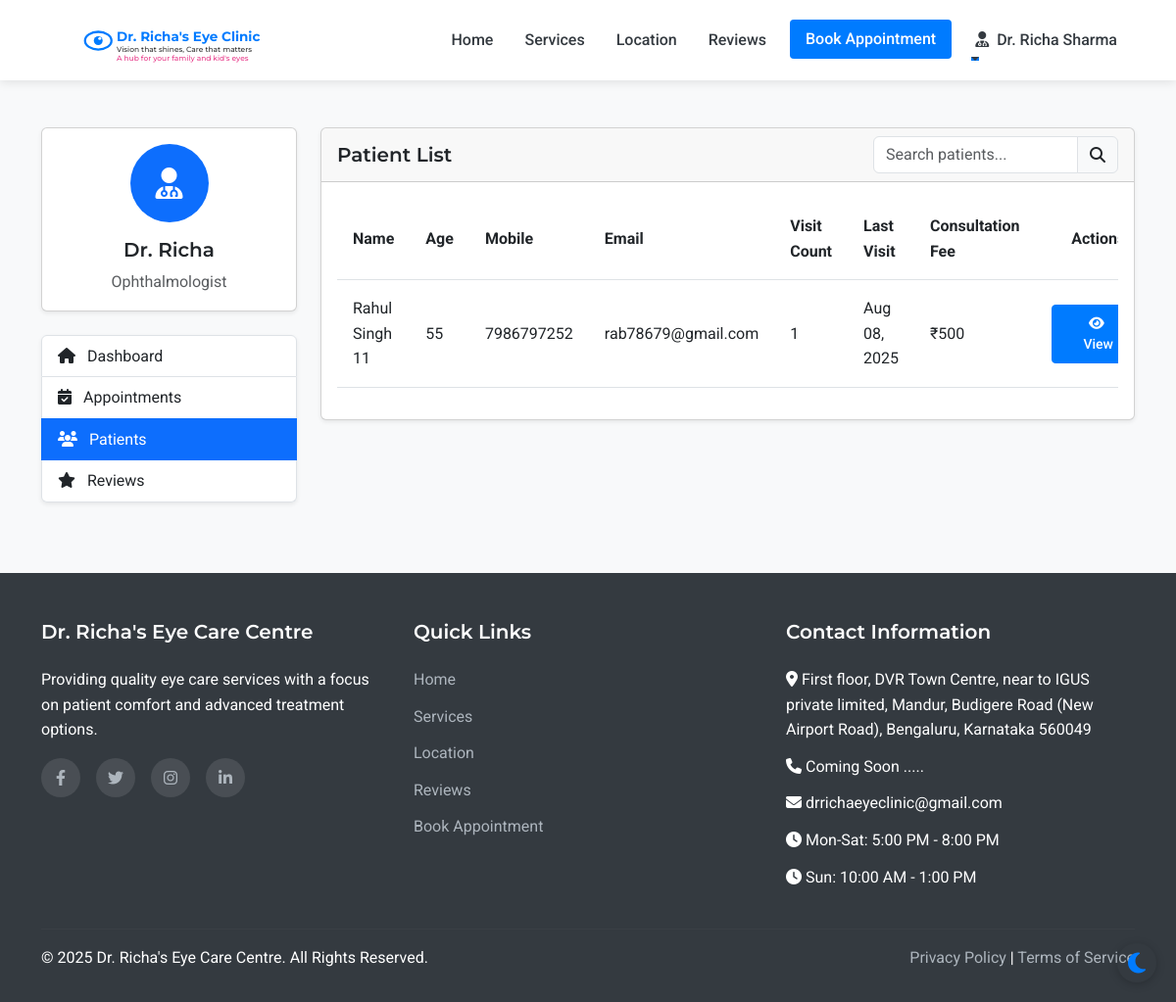
Before: /admin/patients (signed in) with the older database file.
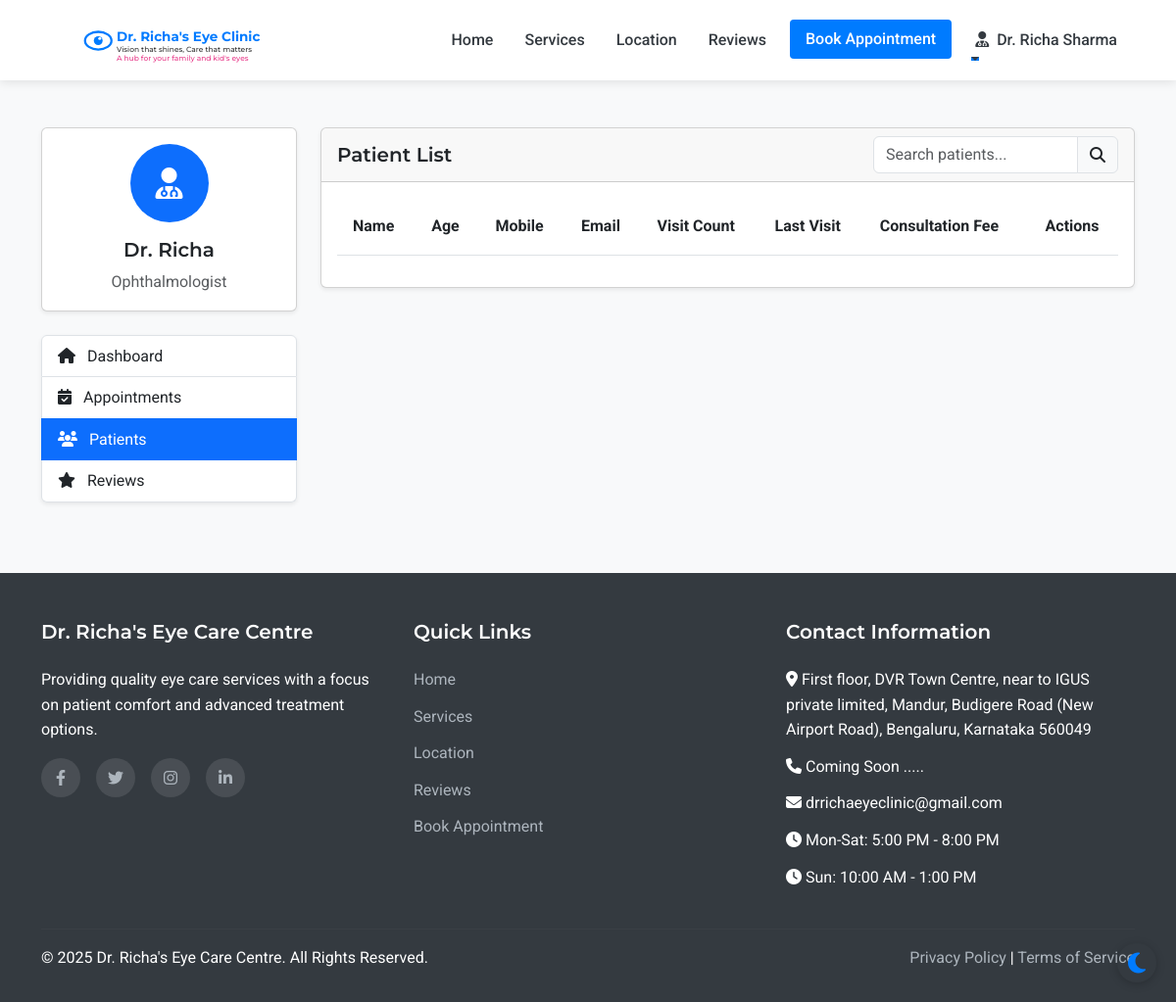
After: the same page with the newer database file.
### models.py (models this page shows, shortened)
class Staff(UserMixin, db.Model):
    __abstract__ = True
    id = db.Column(db.Integer, primary_key=True)
    username = db.Column(db.String(64), unique=True, nullable=False)
    email = db.Column(db.String(120), unique=True, nullable=False)
    password_hash = db.Column(db.String(256), nullable=False)
    full_name = db.Column(db.String(100), nullable=False)
    mobile_number = db.Column(db.String(15), nullable=False)

class Doctor(Staff):
    __tablename__ = 'doctor'
    qualifications = db.Column(db.String(200), nullable=True)
    specialization = db.Column(db.String(200), nullable=True)

class Patient(UserMixin, db.Model):
    id = db.Column(db.Integer, primary_key=True)
    full_name = db.Column(db.String(100), nullable=False)
    mobile_number = db.Column(db.String(15), nullable=False)
    email = db.Column(db.String(100), nullable=True)
    age = db.Column(db.Integer, nullable=False)
    sex = db.Column(db.String(10), nullable=True)
    password_hash = db.Column(db.String(256), nullable=True)
    is_registered = db.Column(db.Boolean, default=False)
    created_at = db.Column(db.DateTime, nullable=False, default=datetime.utcnow)
    appointments = db.relationship('Appointment', backref='patient', lazy=True)
    doctor_prescriptions = db.relationship('DoctorPrescription', backref='patient', lazy=True)
    optometrist_prescriptions = db.relationship('OptometristPrescription', backref='patient', lazy=True)

class Appointment(db.Model):
    id = db.Column(db.Integer, primary_key=True)
    patient_id = db.Column(db.Integer, db.ForeignKey('patient.id'), nullable=False)
    appointment_date = db.Column(db.Date, nullable=False)
    appointment_time = db.Column(db.Time, nullable=False)
    primary_issue = db.Column(db.Text, nullable=True)
    referral_info = db.Column(db.String(255), nullable=True)
    status = db.Column(db.String(20), default='scheduled')  # scheduled, completed, cancelled
    created_at = db.Column(db.DateTime, default=datetime.utcnow)
    consultation_fee = db.Column(db.Float, nullable=False, default=500.0)
    payment_status = db.Column(db.String(20), default='pending')  # pending, paid

### routes.py (the view)
@app.route('/admin/patients')
@login_required
def admin_patients():
    if not (isinstance(current_user, Admin) or isinstance(current_user, Doctor) or isinstance(current_user, Assistant)):
        flash('Access denied. Staff privileges required.', 'danger')
        return redirect(url_for('index'))
    patients = Patient.query.order_by(Patient.full_name).all()
    return render_template('admin/patients.html', patients=patients)

### templates/admin/patients.html (shortened to what this page needs)
{% extends 'layout.html' %}
{% block content %}
<section class="py-5 bg-light">
    <div class="container">
        <div class="row">
            <div class="col-lg-3 mb-4">
                <div class="card shadow-sm mb-4">
                    <div class="card-body text-center">
                        <div class="avatar-circle bg-primary text-white mb-3">
                            <i class="fas fa-user-md fa-2x"></i>
                        </div>
                        <h5 class="card-title">Dr. Richa</h5>
                        <p class="card-text text-muted">Ophthalmologist</p>
                    </div>
                </div>
                <div class="list-group shadow-sm">
                    <a href="{{ url_for('admin_dashboard') }}" class="list-group-item list-group-item-action">
                        <i class="fas fa-home me-2"></i> Dashboard
                    </a>
                    <a href="{{ url_for('admin_appointments') }}" class="list-group-item list-group-item-action">
                        <i class="fas fa-calendar-check me-2"></i> Appointments
                    </a>
                    <a href="{{ url_for('admin_patients') }}" class="list-group-item list-group-item-action active">
                        <i class="fas fa-users me-2"></i> Patients
                    </a>
                    <a href="{{ url_for('admin_reviews') }}" class="list-group-item list-group-item-action">
                        <i class="fas fa-star me-2"></i> Reviews
                    </a>
                </div>
            </div>
            <div class="col-lg-9">
                <div class="card shadow-sm">
                    <div class="card-header d-flex justify-content-between align-items-center">
                        <h5 class="mb-0">Patient List</h5>
                        <div class="input-group" style="width: 250px;">
                            <input type="text" class="form-control" id="patientSearch" placeholder="Search patients...">
                            <span class="input-group-text"><i class="fas fa-search"></i></span>
                        </div>
                    </div>
                    <div class="card-body">
                        <div class="table-responsive">
                            <table class="table table-hover" id="patientsTable">
                                <thead>
                                    <tr>
                                        <th>Name</th>
                                        <th>Age</th>
                                        <th>Mobile</th>
                                        <th>Email</th>
                                        <th>Visit Count</th>
                                        <th>Last Visit</th>
                                        <th>Consultation Fee</th>
                                        <th class="text-center">Actions</th>
                                    </tr>
                                </thead>
                                <tbody>
                                    {% for patient in patients %}
                                        <tr>
                                            <td>{{ patient.full_name }}</td>
                                            <td>{{ patient.age }}</td>
                                            <td>{{ patient.mobile_number }}</td>
                                            <td>{{ patient.email }}</td>
                                            <td>{{ patient.appointments|length }}</td>
                                            <td>
                                                {% if patient.appointments %}
                                                    {% set last_appointment = patient.appointments|sort(attribute='appointment_date', reverse=True)|first %}
                                                    {{ last_appointment.appointment_date.strftime('%b %d, %Y') }}
                                                {% else %}
                                                    {{ patient.created_at.strftime('%b %d, %Y') }}
                                                {% endif %}
                                            </td>
                                            <td>₹500</td>
                                            <td>
                                                <a href="{{ url_for('admin_patient_view', patient_id=patient.id) }}" class="btn btn-sm btn-primary">
                                                    <i class="fas fa-eye me-1"></i> View
                                                </a>
                                            </td>
                                        </tr>
                                    {% endfor %}
                                </tbody>
                            </table>
                        </div>
                    </div>
                </div>
            </div>
        </div>
    </div>
</section>
{% endblock %}

### templates/layout.html (shortened to what this page needs)
<!DOCTYPE html>
<html lang="en">
<head>
    <link href="https://cdn.jsdelivr.net/npm/bootstrap@5.3.0-alpha1/dist/css/bootstrap.min.css" rel="stylesheet">
    <link rel="stylesheet" href="https://cdn.jsdelivr.net/npm/flatpickr/dist/flatpickr.min.css">
    <link rel="stylesheet" href="https://cdnjs.cloudflare.com/ajax/libs/font-awesome/6.1.1/css/all.min.css">
    <link rel="stylesheet" href="{{ url_for('static', filename='css/style.css') }}">
</head>
<body>
    <nav class="navbar navbar-expand-lg sticky-top">
        <div class="container">
            <a class="navbar-brand" href="{{ url_for('index') }}" id="clinic-logo">
                <div id="interactive-logo-container" style="height: 60px;"></div>
            </a>
            <div class="collapse navbar-collapse" id="navbarNav">
                <ul class="navbar-nav ms-auto">
                    <li class="nav-item">
                        <a class="nav-link {% if request.path == url_for('index') %}active{% endif %}" href="{{ url_for('index') }}">Home</a>
                    </li>
                    <li class="nav-item">
                        <a class="nav-link {% if request.path == url_for('services') %}active{% endif %}" href="{{ url_for('services') }}">Services</a>
                    </li>
                    <li class="nav-item">
                        <a class="nav-link {% if request.path == url_for('location') %}active{% endif %}" href="{{ url_for('location') }}">Location</a>
                    </li>
                    <li class="nav-item">
                        <a class="nav-link {% if request.path == url_for('reviews') %}active{% endif %}" href="{{ url_for('reviews') }}">Reviews</a>
                    </li>
                    <li class="nav-item">
                        <a class="nav-link btn btn-primary text-white px-3 ms-lg-2" href="{{ url_for('appointment') }}">Book Appointment</a>
                    </li>
                    {% if current_user.is_authenticated %}
                        {% if current_user.__class__.__name__ == 'Patient' %}
                            <li class="nav-item dropdown">
                                <a class="nav-link dropdown-toggle" href="#" id="navbarDropdown" role="button" data-bs-toggle="dropdown" aria-expanded="false">
                                    <i class="fas fa-user me-1"></i> {{ current_user.full_name }}
                                </a>
                                <ul class="dropdown-menu dropdown-menu-end" aria-labelledby="navbarDropdown">
                                    <li><a class="dropdown-item" href="{{ url_for('patient_dashboard') }}">Dashboard</a></li>
                                    <li><a class="dropdown-item" href="{{ url_for('patient_appointments') }}">My Appointments</a></li>
                                    <li><a class="dropdown-item" href="{{ url_for('patient_medical_records') }}">Medical Records</a></li>
                                    <li><hr class="dropdown-divider"></li>
                                    <li><a class="dropdown-item" href="{{ url_for('patient_logout') }}">Logout</a></li>
                                </ul>
                            </li>
                        {% else %}
                            <li class="nav-item dropdown">
                                <a class="nav-link dropdown-toggle" href="#" id="navbarDropdown" role="button" data-bs-toggle="dropdown" aria-expanded="false">
                                    <i class="fas fa-user-md me-1"></i> {{ current_user.full_name }}
                                </a>
                            </li>
                        {% endif %}
                    {% endif %}
                </ul>
            </div>
        </div>
    </nav>
    <main>
        {% block content %}{% endblock %}
    </main>
    <footer>
        <div class="container">
            <div class="row">
                <div class="col-md-4 mb-4 mb-md-0">
                    <h5>Dr. Richa's Eye Care Centre</h5>
                    <p class="mb-3">Providing quality eye care services with a focus on patient comfort and advanced treatment options.</p>
                    <div class="social-icons">
                        <a href="#" aria-label="Facebook"><i class="fab fa-facebook-f"></i></a>
                        <a href="#" aria-label="Twitter"><i class="fab fa-twitter"></i></a>
                        <a href="#" aria-label="Instagram"><i class="fab fa-instagram"></i></a>
                        <a href="#" aria-label="LinkedIn"><i class="fab fa-linkedin-in"></i></a>
                    </div>
                </div>
                <div class="col-md-4 mb-4 mb-md-0">
                    <h5>Quick Links</h5>
                    <ul>
                        <li><a href="{{ url_for('index') }}">Home</a></li>
                        <li><a href="{{ url_for('services') }}">Services</a></li>
                        <li><a href="{{ url_for('location') }}">Location</a></li>
                        <li><a href="{{ url_for('reviews') }}">Reviews</a></li>
                        <li><a href="{{ url_for('appointment') }}">Book Appointment</a></li>
                    </ul>
                </div>
                <div class="col-md-4">
                    <h5>Contact Information</h5>
                    <ul>
                        <li><i class="fas fa-map-marker-alt"></i> First floor, DVR Town Centre, near to     IGUS private limited, Mandur, Budigere Road (New Airport Road), Bengaluru, Karnataka 560049</li>
                        <li><i class="fas fa-phone"></i> Coming Soon .....</li>
                        <li><i class="fas fa-envelope"></i> drrichaeyeclinic@gmail.com</li>
                        <li><i class="fas fa-clock"></i> Mon-Sat: 5:00 PM - 8:00 PM</li>
                        <li><i class="fas fa-clock"></i> Sun: 10:00 AM - 1:00 PM</li>
                    </ul>
                </div>
            </div>
            <hr class="mt-4 mb-3" style="border-color: rgba(255,255,255,0.1);">
            <div class="row">
                <div class="col-md-6">
                    <p class="mb-md-0">&copy; {{ now.year }} Dr. Richa's Eye Care Centre. All Rights Reserved.</p>
                </div>
                <div class="col-md-6 text-md-end">
                    <p class="mb-0">
                        <a href="#">Privacy Policy</a> |
                        <a href="#">Terms of Service</a>
                    </p>
                </div>
            </div>
        </div>
    </footer>
</body>
</html>

Changed rows visible on the page:
removed Patient: full_name "Rahul Singh 11", age "55", mobile_number "7986797252", email "rab78679@gmail.com", appointments|length "1"
removed Appointment: appointment_date "Aug 08, 2025"
